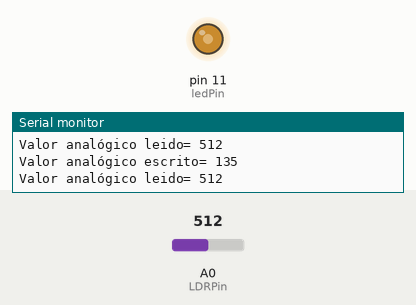
Bench run of a sketch on a simulated Arduino Uno, built with avr-gcc and run on an emulated ATmega328P. On the bench: output pins drawn as LEDs (lit = HIGH), the last lines printed to the serial monitor. The inputs (shaded band) are chosen by the test bench; at power-on: A0 (LDRPin) = 512.

Above: at 1.2 s.
1.3 s: A0 (LDRPin) set to 716
At 2.3 s:
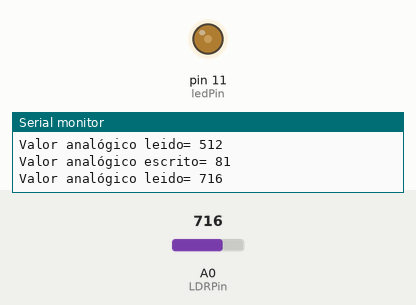
3.5 s: A0 (LDRPin) set to 900
At 5.1 s:
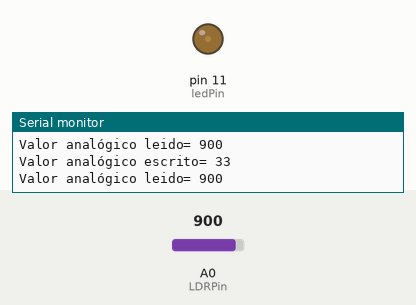
5.5 s: A0 (LDRPin) set to 122
At 6.7 s:
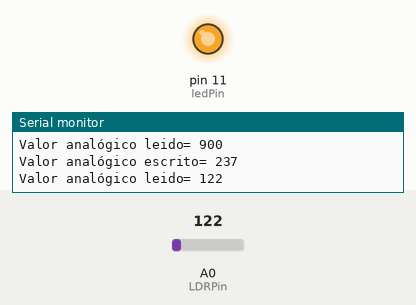
7.5 s: A0 (LDRPin) set to 511
At 9.5 s:
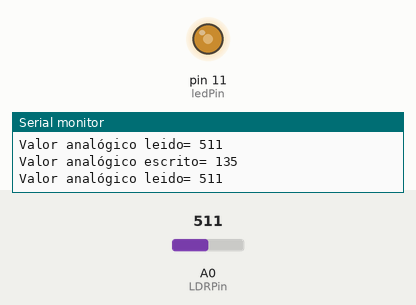
Timing chart, 0 to 10.5 s (numbered marks = the images above; inputs shaded):
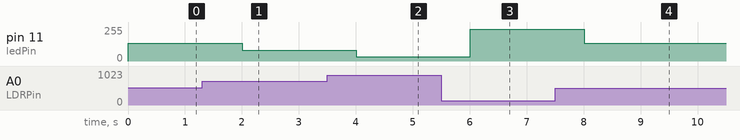

Measured:
- after the input at 1.3 s, pin 11 (ledPin): 135/255 → 81/255 after 0.70 s
- after the input at 3.5 s, pin 11 (ledPin): 81/255 → 33/255 after 0.50 s
- after the input at 5.5 s, pin 11 (ledPin): 33/255 → 237/255 after 0.51 s
- after the input at 7.5 s, pin 11 (ledPin): 237/255 → 135/255 after 0.51 s

The sketch:

Practica_7_Regulaci_n_De_LED_Con_LDR.ino
```cpp
//PRÁCTICA7 REGULACIÓN DE LED CON LDR

int ledPin=11;//salida de PWM led
int LDRPin=A0;//entrada analógica

int intensity;
int bajo_LDR=50;//modificar según luminosidad(máx/min)
int alto_LDR=1024;
int LDR_value=0;

void setup() {
  pinMode(ledPin,OUTPUT);
  Serial.begin(9600);

}

void loop() {
  LDR_value=analogRead(LDRPin);//Lectura del sensor

  intensity=map(LDR_value,bajo_LDR, alto_LDR,255,0);
  //Si sobre el LDR oscurece el led aumenta su luz

  analogWrite(ledPin,intensity);//7señal PWM al LED Pin11
  Serial.print("Valor analógico escrito= ");
  Serial.println(intensity);
/*Observar la lectura analógica para comprobar el fondo de escala (0->1024)*/

  Serial.print("Valor analógico leido= ");
  Serial.println(analogRead(LDRPin));
  delay(1000);//retardo 1 segundo

}
```
